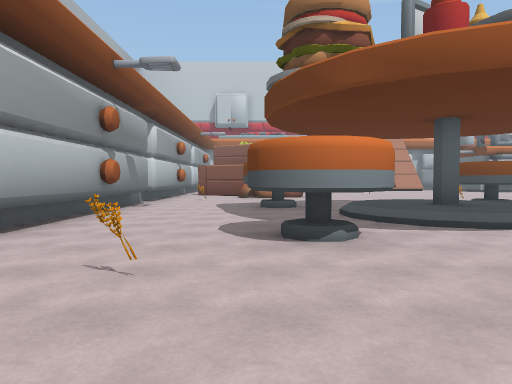
View 1 (above)

22 first-person views from a walk through a 3-D level made in the Unity game engine. The camera is 1.5 m above the floor, tilts 2° down and sees 70° across. The floor is counted in squares, 2 m on a side. Each view is taken from the middle of a square. On the plan, view 1 faces up. The plan holds only what a view shows up to about 11 squares ahead; the rest is blank. The place goes on beyond the plan. The player is left out. Some surface patterns are stand-ins.

View 2
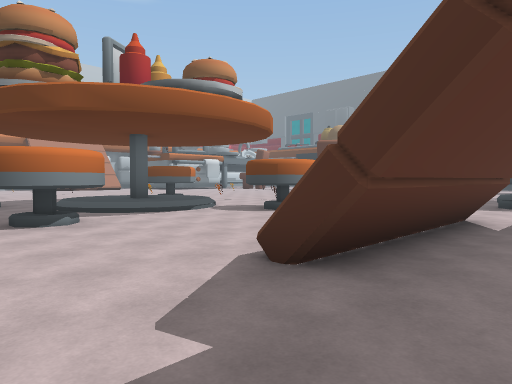

View 3
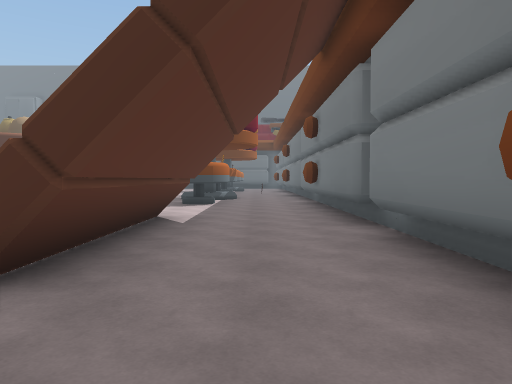

View 4
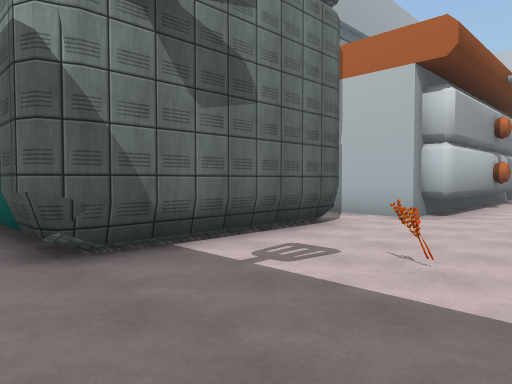

View 5
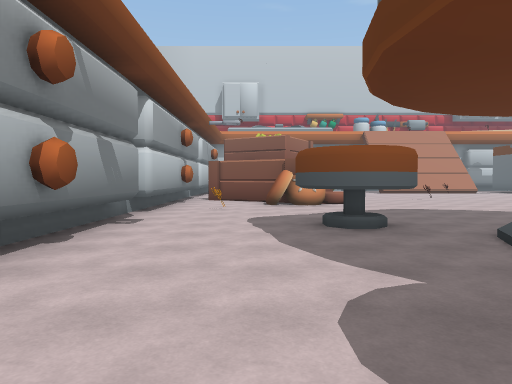

View 6
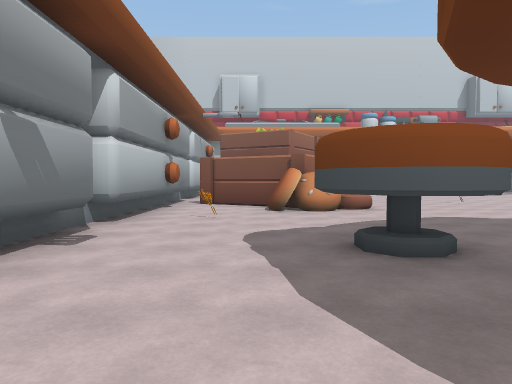

View 7
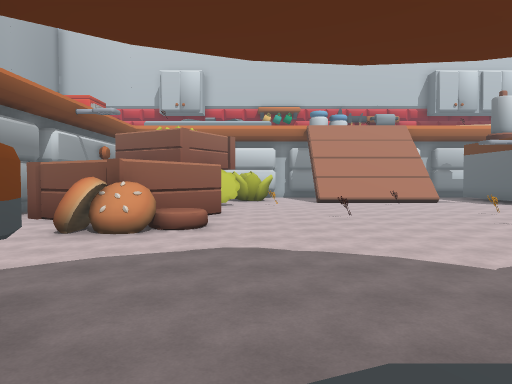

View 8
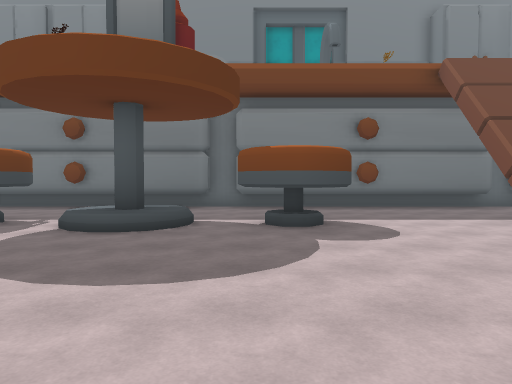

View 9
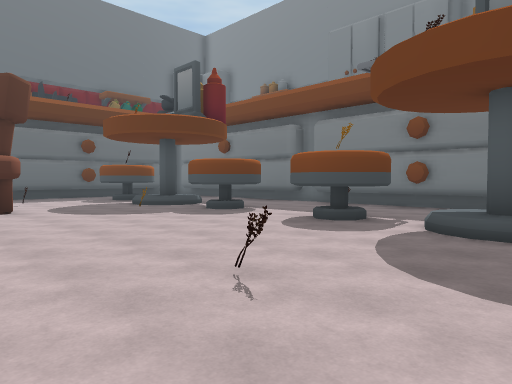

View 10
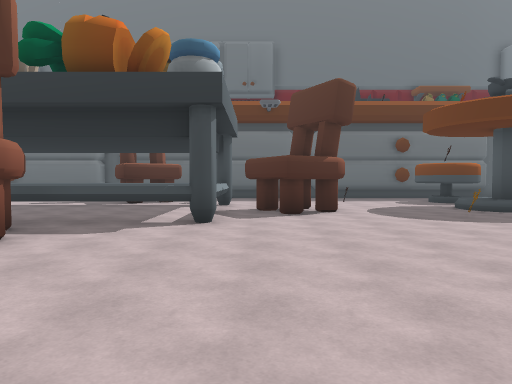

View 11
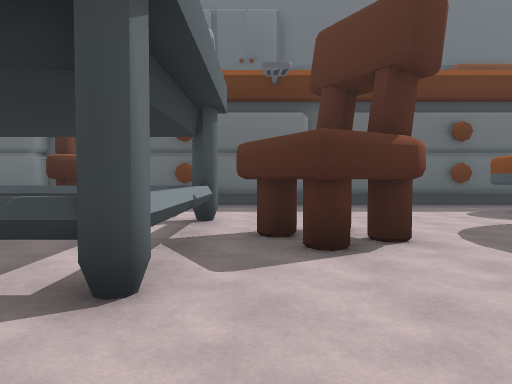

View 12
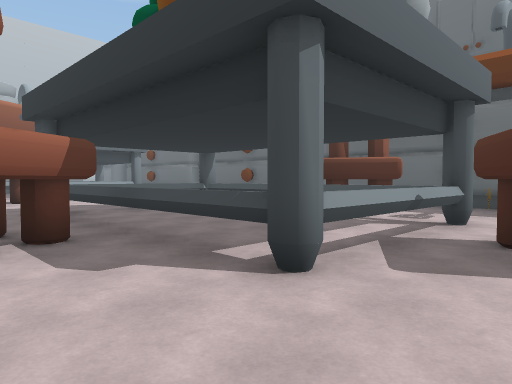

View 13
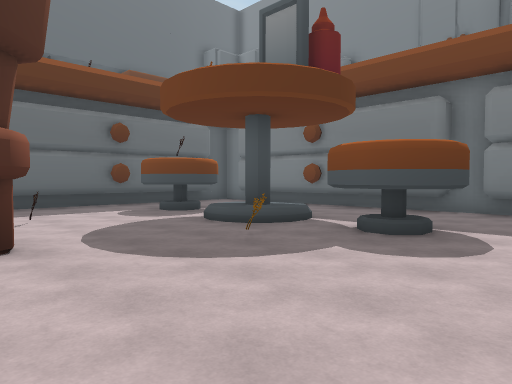

View 14
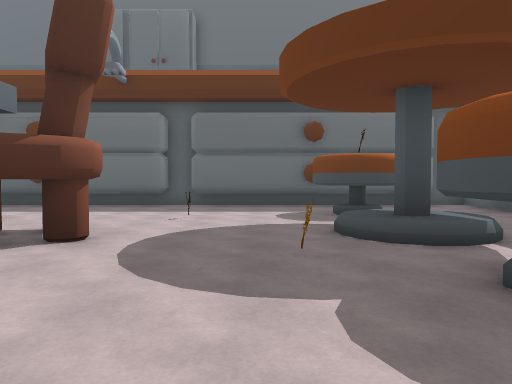

View 15
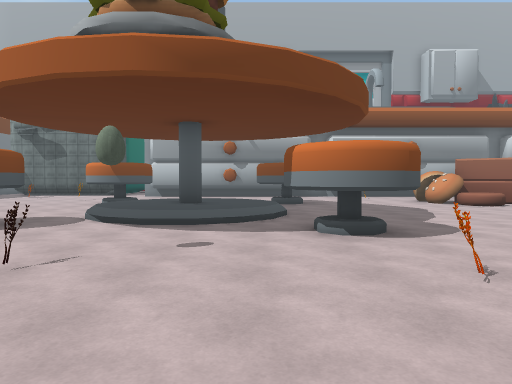

View 16
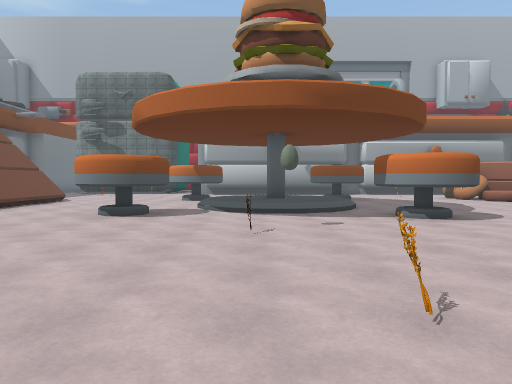

View 17
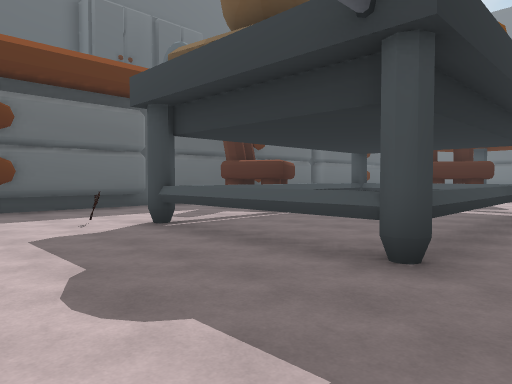

View 18
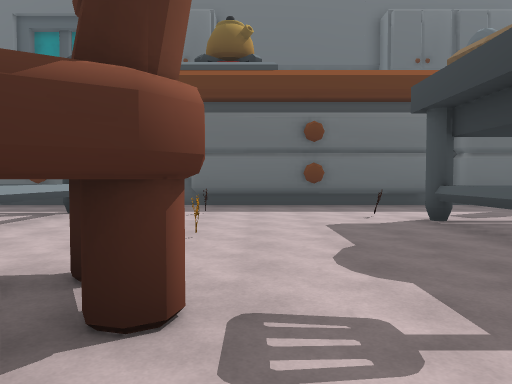

View 19
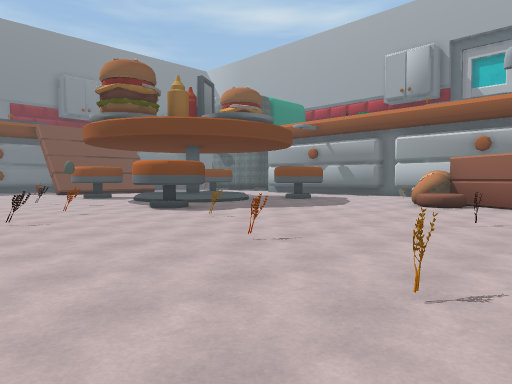

View 20
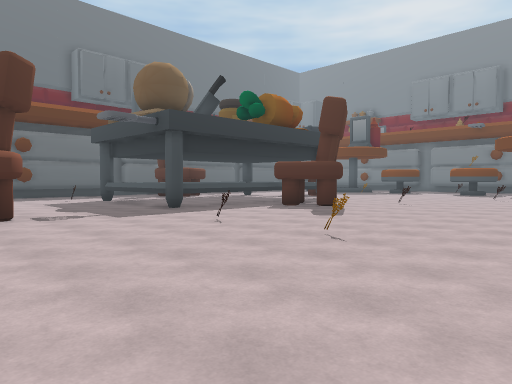

View 21
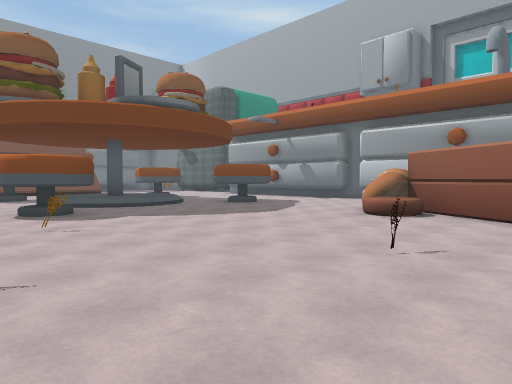

View 22
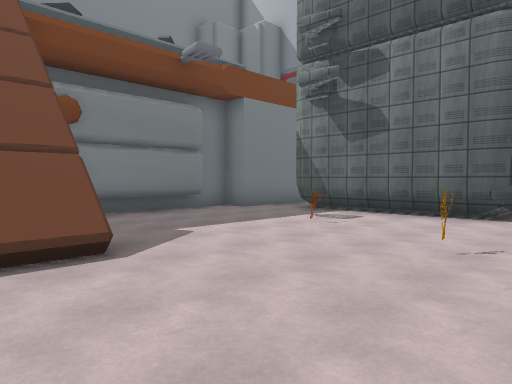

### Floor plan
Key: @ floor where view 1 was taken; # wall or solid block; x gap in a wall; . main floor; : floor 0.5 m higher than the main floor; / step, stairs or slope; = window, fence, low wall or low ledge; ^ raised ledge; T thing the floor can be seen under or through; O other object.
Columns run from 6 left of view 1 to 28 right of it. Each row starts with its distance up from view 1.
 19   #     .............   OO...   ..#
 18   #    ##.......O........OO.O..O.##
 17   #.####...O.....................##
 16   #...#OO......O.................#
 15   ##..OO............O.O.......O..#
 14   #.......................^..^#..##
 13   #.O........O............T== ^..##
 12   #.............O.........T..T....#
 11   #....O....OO.O........O.T..T...##
 10   #...OO....OO.........OO.T.. xOO##
  9   #....O/::/............O.T..#.OO##
  8   ##..../:#:/.....O...O...T..#...##
  7   #...../:::/..O..........^^^^...O#
  6   #....../:/................O....##
  5 ###...OO....O..............OO....##
  4 .......O....OO......O.......O.....#
  3  ....O........................O..##
  2  #........................O......##
  1  #................./......../....#
  0  #..O.@.#####...OO/#/OO..OO/#/OO.#
 -1  #..............OO.//.O..OO.// O.##
 -2 ##.................  .. ......  .##
 -3 .................... .............#
 -4  ##################################

Positions as (right, up) in squares from view 1, and headings:
1: (0, 0), facing up
2: (-1, -2), facing up-right
3: (-1, -2), facing right
4: (-1, -3), facing up-left
5: (-1, 4), facing up
6: (-1, 6), facing up
7: (3, 8), facing up
8: (11, 6), facing down
9: (12, 6), facing down-right
10: (13, 6), facing right
11: (17, 6), facing right
12: (17, 5), facing up-right
13: (17, 5), facing down-right
14: (17, 2), facing right
15: (12, 9), facing left
16: (14, 7), facing left
17: (18, 17), facing down-right
18: (17, 17), facing right
19: (12, 19), facing down-left
20: (11, 19), facing down-right
21: (9, 19), facing down-left
22: (3, 4), facing down-left
